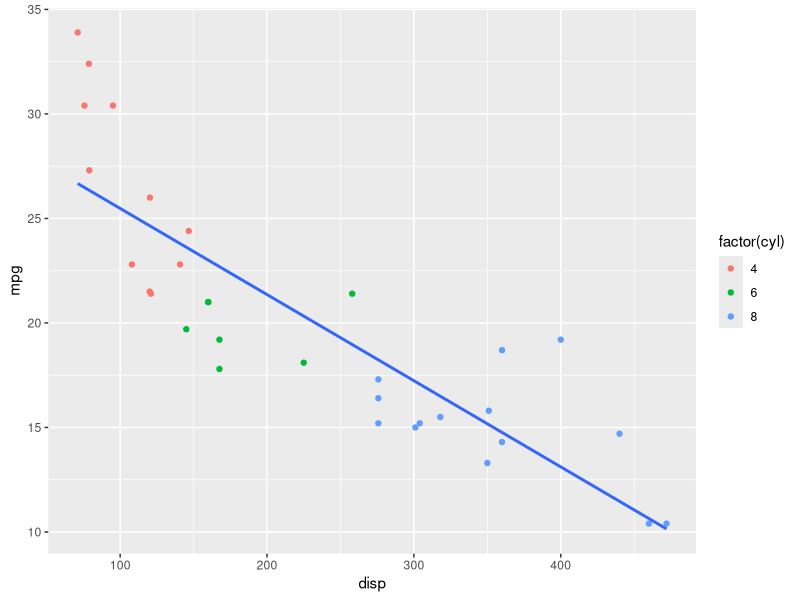

This chart was generated by the following R code:
## ---- chunk 1
knitr::opts_chunk$set(echo = TRUE)

library(tidyverse)
library(kableExtra)
## ---- chunk 2

mean(mtcars$hp)
## ---- chunk 3
mtcars %>%
  ggplot(aes(x = disp, y = mpg)) +
  geom_point(aes(color = factor(cyl))) +
  geom_smooth(method = "lm", se = F)
## ---- chunk 4
mtcars%>%
  head(5)%>%
  kable(booktabs = T,caption="Table mtcars")%>%
  kable_styling(
    latex_options = c( "hold_position"),
    position = "center",
    full_width = F)
